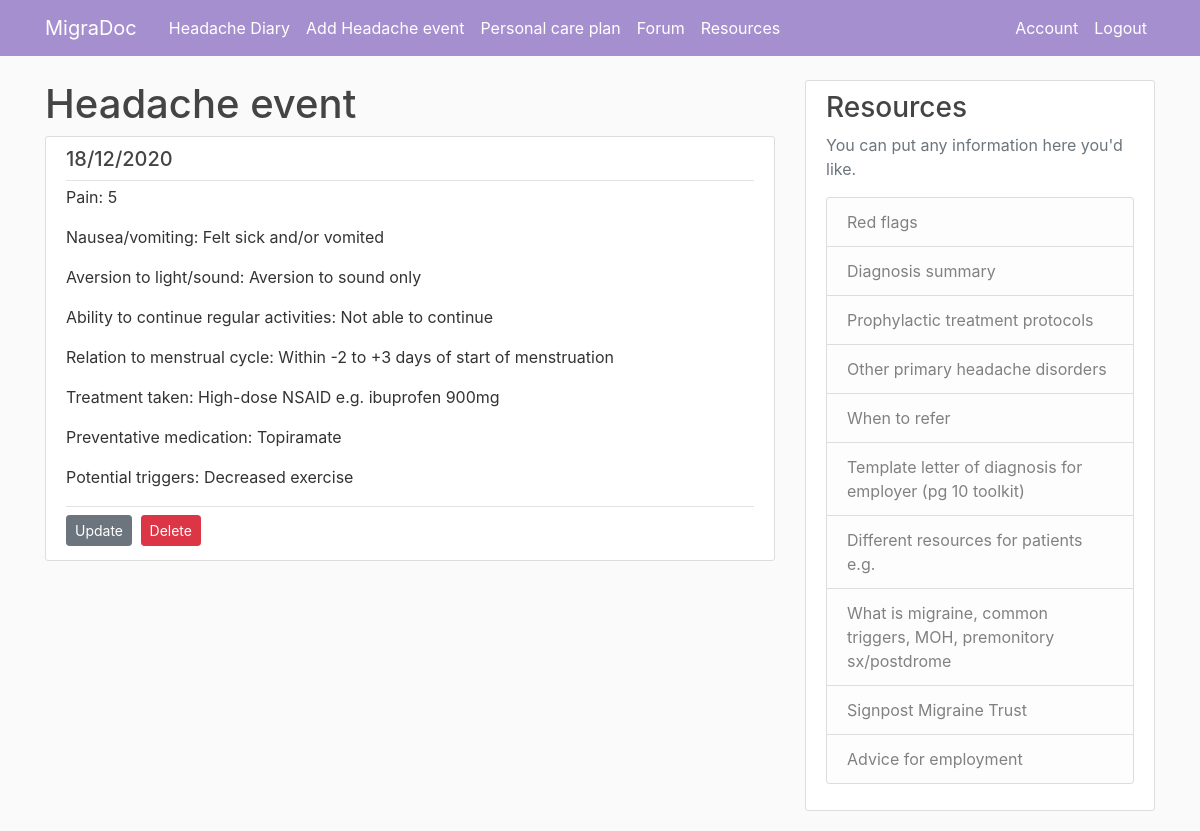
The app's page /event/2 (signed in) with its own data.
### md_app/models.py (models this page shows, shortened)
class HeadacheEvent(db.Model):
    id = db.Column(db.Integer, primary_key=True)
    date = db.Column(db.DateTime, nullable=False, default=date.today)
    pain = db.Column(db.Integer, nullable=False)
    nv = db.Column(db.String, nullable=False)
    phonophoto = db.Column(db.String, nullable=False)
    adls = db.Column(db.String, nullable=False, default="Able to continue with activities")
    period = db.Column(db.String, nullable=True, default="Not within -2 to +3 days of start of period")
    acutetx = db.Column(db.String, nullable=False)
    prophylactic = db.Column(db.String, nullable=False, default=0)
    prophylacticDose = db.Column(db.Integer, nullable=True)
    triggers = db.Column(db.Integer, nullable=False)
    user_id = db.Column(db.Integer, db.ForeignKey('user.id'), nullable=False)

### md_app/events/routes.py (the view)
@events.route("/event/<int:event_id>")
@login_required
def event(event_id):
    event = HeadacheEvent.query.get_or_404(event_id)
    if event.migraineur != current_user:
        abort(403)
    return render_template('event.html', title=event.date.strftime('%d/%m/%Y'), event=event)

### md_app/models.py (called while the page is built)
@login_manager.user_loader
def load_user(user_id):
    return User.query.get(int(user_id))

### md_app/templates/event.html (shortened to what this page needs)
{% extends "layout.html" %}
{% block content %}
<h1>Headache event</h1>
    <article class="media content-section">
        <div class="media-body">
            <div class="article-metadata">
            <h5 class="article-title">{{ event.date.strftime('%d/%m/%Y') }}</h5>
        </div>
            <div class="article-metadata">
            <p class="article-content"> Pain: {{ event.pain }}</p>
            <p class="article-content"> Nausea/vomiting: {{ event.nv }}</p>
            <p class="article-content"> Aversion to light/sound: {{ event.phonophoto }}</p>
            <p class="article-content"> Ability to continue regular activities: {{ event.adls }}</p>
            <p class="article-content"> Relation to menstrual cycle: {{ event.period }}</p>
            <p class="article-content"> Treatment taken: {{ event.acutetx }}</p>
            <p class="article-content"> Preventative medication: {{ event.prophylactic }}</p>
            <p class="article-content"> Potential triggers: {{ event.triggers }}</p>
            </div>
            <div>
                 <a class="btn btn-secondary btn-sm mt-1 mb-1" href="{{ url_for('events.update_event', event_id=event.id) }}">
                     Update
                 </a>
                  <button type="button" class="btn btn-danger btn-sm m-1" data-toggle="modal" data-target="#deleteModal">
                      Delete
                  </button>
            </div>
        </div>
    </article>
{% endblock content %}

### md_app/templates/layout.html (style rules this page uses)
body { background: #fafafa; color: #333333; margin-top: 5rem; }
h1, h2, h3, h4, h5, h6 { color: #444444; }
.content-section { background: #ffffff; padding: 10px 20px; border: 1px solid #dddddd; border-radius: 3px; margin-bottom: 20px; }
.article-title { color: #444444; }
.article-content { white-space: pre-line; }
.article-metadata { padding-bottom: 1px; margin-bottom: 4px; border-bottom: 1px solid #e3e3e3 }

### records on screen
HeadacheEvent: date "18/12/2020", pain "5", nv "Felt sick and/or vomited", phonophoto "Aversion to sound only", adls "Not able to continue", period "Within -2 to +3 days of start of menstruation", acutetx "High-dose NSAID e.g. ibuprofen 900mg", prophylactic "Topiramate", triggers "Decreased exercise"
